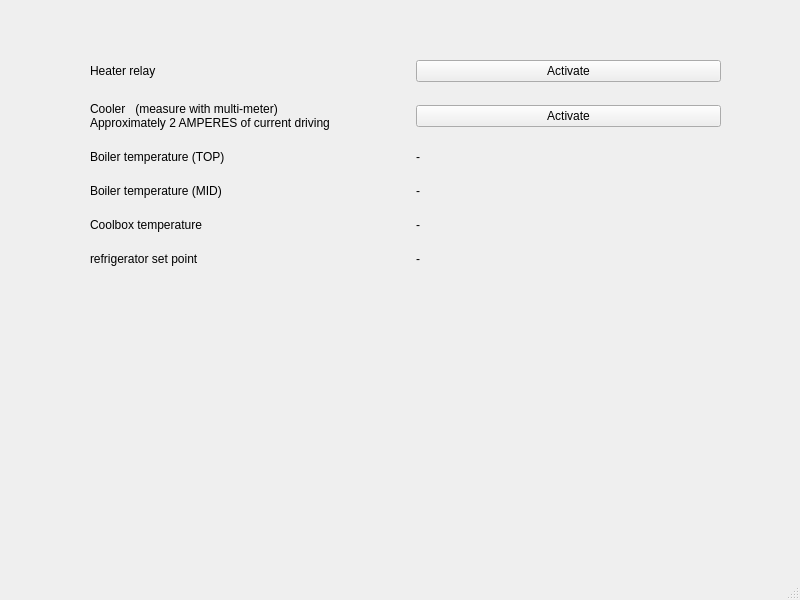
<?xml version="1.0" encoding="UTF-8"?>
<ui version="4.0">
 <class>WBSDHeaterWindow</class>
 <widget class="QMainWindow" name="WBSDHeaterWindow">
  <property name="geometry">
   <rect>
    <x>0</x>
    <y>0</y>
    <width>800</width>
    <height>600</height>
   </rect>
  </property>
  <property name="windowTitle">
   <string>Heater and cooling tests</string>
  </property>
  <widget class="QWidget" name="centralwidget">
   <widget class="QWidget" name="verticalLayoutWidget">
    <property name="geometry">
     <rect>
      <x>30</x>
      <y>40</y>
      <width>741</width>
      <height>391</height>
     </rect>
    </property>
    <layout class="QVBoxLayout" name="verticalLayout">
     <property name="spacing">
      <number>20</number>
     </property>
     <property name="leftMargin">
      <number>50</number>
     </property>
     <property name="topMargin">
      <number>20</number>
     </property>
     <property name="rightMargin">
      <number>50</number>
     </property>
     <item>
      <layout class="QGridLayout" name="gridLayout">
       <property name="leftMargin">
        <number>10</number>
       </property>
       <item row="0" column="1">
        <widget class="QPushButton" name="heaterRelay">
         <property name="text">
          <string>Activate</string>
         </property>
        </widget>
       </item>
       <item row="0" column="0">
        <widget class="QLabel" name="label">
         <property name="text">
          <string>Heater relay</string>
         </property>
        </widget>
       </item>
       <item row="1" column="0">
        <widget class="QLabel" name="label_2">
         <property name="text">
          <string>Cooler   (measure with multi-meter)
Approximately 2 AMPERES of current driving</string>
         </property>
        </widget>
       </item>
       <item row="1" column="1">
        <widget class="QPushButton" name="cooler">
         <property name="text">
          <string>Activate</string>
         </property>
        </widget>
       </item>
      </layout>
     </item>
     <item>
      <layout class="QGridLayout" name="gridLayout_2">
       <property name="leftMargin">
        <number>10</number>
       </property>
       <property name="verticalSpacing">
        <number>20</number>
       </property>
       <item row="3" column="0">
        <widget class="QLabel" name="label_4">
         <property name="text">
          <string>refrigerator set point </string>
         </property>
        </widget>
       </item>
       <item row="3" column="1">
        <widget class="QLabel" name="lb_rfsetpoint">
         <property name="text">
          <string>-</string>
         </property>
        </widget>
       </item>
       <item row="0" column="0">
        <widget class="QLabel" name="label_3">
         <property name="text">
          <string>Boiler temperature (TOP)</string>
         </property>
        </widget>
       </item>
       <item row="1" column="0">
        <widget class="QLabel" name="label_5">
         <property name="text">
          <string>Boiler temperature (MID)</string>
         </property>
        </widget>
       </item>
       <item row="1" column="1">
        <widget class="QLabel" name="lblBoilerTempMid">
         <property name="text">
          <string>-</string>
         </property>
        </widget>
       </item>
       <item row="2" column="0">
        <widget class="QLabel" name="label_7">
         <property name="text">
          <string>Coolbox temperature</string>
         </property>
        </widget>
       </item>
       <item row="2" column="1">
        <widget class="QLabel" name="lblCoolboxTemp">
         <property name="text">
          <string>-</string>
         </property>
        </widget>
       </item>
       <item row="0" column="1">
        <widget class="QLabel" name="lblBoilerTempTop">
         <property name="text">
          <string>-</string>
         </property>
        </widget>
       </item>
      </layout>
     </item>
     <item>
      <spacer name="verticalSpacer">
       <property name="orientation">
        <enum>Qt::Vertical</enum>
       </property>
       <property name="sizeHint" stdset="0">
        <size>
         <width>20</width>
         <height>40</height>
        </size>
       </property>
      </spacer>
     </item>
    </layout>
   </widget>
  </widget>
  <widget class="QMenuBar" name="menubar">
   <property name="geometry">
    <rect>
     <x>0</x>
     <y>0</y>
     <width>800</width>
     <height>21</height>
    </rect>
   </property>
  </widget>
  <widget class="QStatusBar" name="statusbar"/>
 </widget>
 <resources/>
 <connections/>
</ui>
